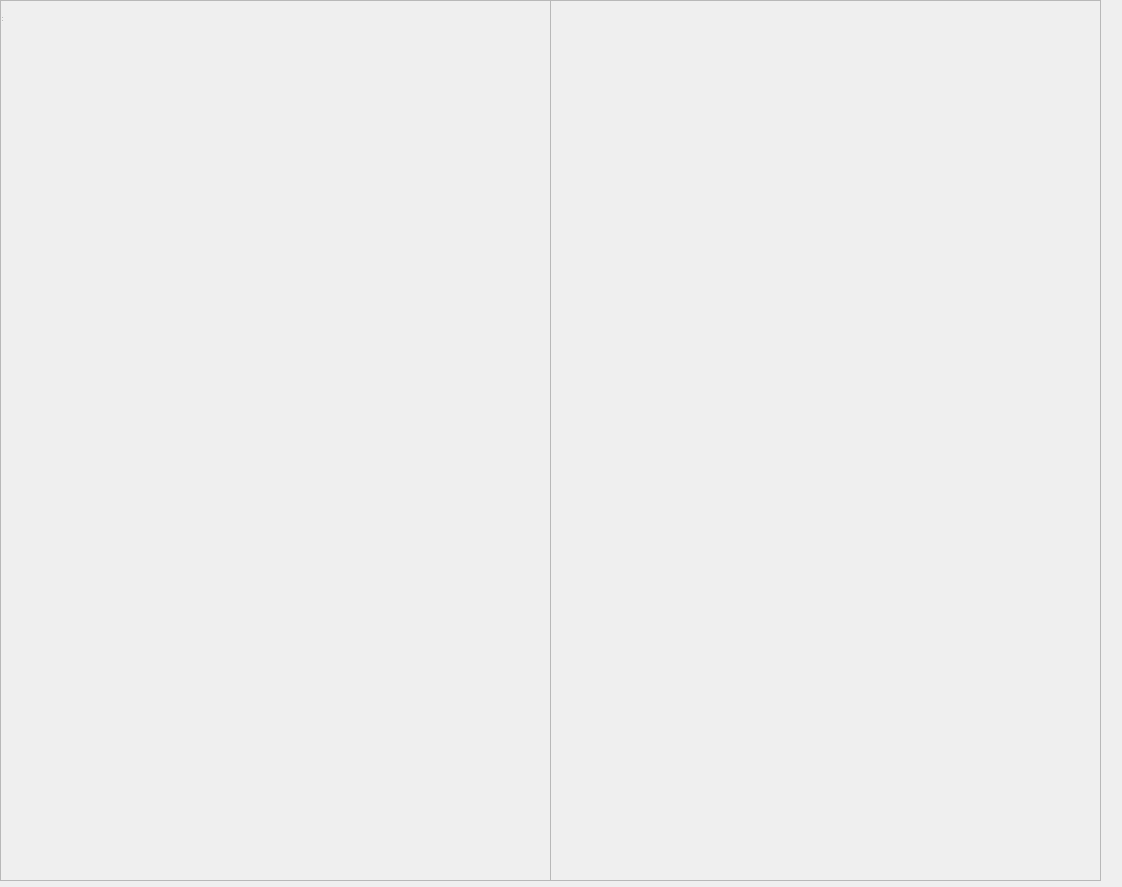
<?xml version="1.0" encoding="UTF-8"?>
<ui version="4.0">
 <class>guiDlg</class>
 <widget class="QWidget" name="guiDlg">
  <property name="geometry">
   <rect>
    <x>0</x>
    <y>0</y>
    <width>1122</width>
    <height>887</height>
   </rect>
  </property>
  <property name="windowTitle">
   <string>mapa</string>
  </property>
  <widget class="QWidget" name="centralwidget" native="true">
   <property name="geometry">
    <rect>
     <x>0</x>
     <y>0</y>
     <width>1101</width>
     <height>881</height>
    </rect>
   </property>
   <widget class="QFrame" name="viewer_lidar">
    <property name="geometry">
     <rect>
      <x>0</x>
      <y>0</y>
      <width>551</width>
      <height>881</height>
     </rect>
    </property>
    <property name="frameShape">
     <enum>QFrame::StyledPanel</enum>
    </property>
    <property name="frameShadow">
     <enum>QFrame::Raised</enum>
    </property>
   </widget>
   <widget class="QFrame" name="viewer_room">
    <property name="geometry">
     <rect>
      <x>550</x>
      <y>0</y>
      <width>551</width>
      <height>881</height>
     </rect>
    </property>
    <property name="frameShape">
     <enum>QFrame::StyledPanel</enum>
    </property>
    <property name="frameShadow">
     <enum>QFrame::Raised</enum>
    </property>
   </widget>
  </widget>
  <widget class="QStatusBar" name="statusbar">
   <property name="geometry">
    <rect>
     <x>0</x>
     <y>0</y>
     <width>3</width>
     <height>23</height>
    </rect>
   </property>
  </widget>
 </widget>
 <resources/>
 <connections/>
</ui>
